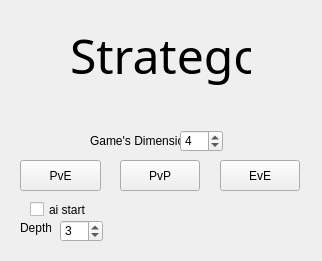
<?xml version="1.0" encoding="UTF-8"?>
<ui version="4.0">
 <class>MainWindow</class>
 <widget class="QMainWindow" name="MainWindow">
  <property name="geometry">
   <rect>
    <x>0</x>
    <y>0</y>
    <width>322</width>
    <height>261</height>
   </rect>
  </property>
  <property name="windowTitle">
   <string>Stratego</string>
  </property>
  <widget class="QWidget" name="centralWidget">
   <widget class="QLabel" name="label">
    <property name="geometry">
     <rect>
      <x>90</x>
      <y>130</y>
      <width>101</width>
      <height>21</height>
     </rect>
    </property>
    <property name="text">
     <string>Game's Dimension:</string>
    </property>
   </widget>
   <widget class="QLabel" name="label_2">
    <property name="geometry">
     <rect>
      <x>70</x>
      <y>10</y>
      <width>181</width>
      <height>91</height>
     </rect>
    </property>
    <property name="font">
     <font>
      <family>Impact</family>
      <pointsize>36</pointsize>
     </font>
    </property>
    <property name="text">
     <string>Stratego</string>
    </property>
   </widget>
   <widget class="QSpinBox" name="spinBox">
    <property name="geometry">
     <rect>
      <x>180</x>
      <y>130</y>
      <width>43</width>
      <height>22</height>
     </rect>
    </property>
    <property name="maximum">
     <number>999</number>
    </property>
    <property name="value">
     <number>4</number>
    </property>
   </widget>
   <widget class="QPushButton" name="pushButton">
    <property name="geometry">
     <rect>
      <x>120</x>
      <y>160</y>
      <width>80</width>
      <height>31</height>
     </rect>
    </property>
    <property name="text">
     <string>PvP</string>
    </property>
   </widget>
   <widget class="QPushButton" name="pushButton_2">
    <property name="geometry">
     <rect>
      <x>20</x>
      <y>160</y>
      <width>81</width>
      <height>31</height>
     </rect>
    </property>
    <property name="text">
     <string>PvE</string>
    </property>
   </widget>
   <widget class="QCheckBox" name="checkBox">
    <property name="geometry">
     <rect>
      <x>30</x>
      <y>200</y>
      <width>72</width>
      <height>19</height>
     </rect>
    </property>
    <property name="text">
     <string>ai start</string>
    </property>
   </widget>
   <widget class="QPushButton" name="pushButton_3">
    <property name="geometry">
     <rect>
      <x>220</x>
      <y>160</y>
      <width>80</width>
      <height>31</height>
     </rect>
    </property>
    <property name="text">
     <string>EvE</string>
    </property>
   </widget>
   <widget class="QSpinBox" name="spinBox_2">
    <property name="geometry">
     <rect>
      <x>60</x>
      <y>220</y>
      <width>43</width>
      <height>22</height>
     </rect>
    </property>
    <property name="value">
     <number>3</number>
    </property>
   </widget>
   <widget class="QLabel" name="label_3">
    <property name="geometry">
     <rect>
      <x>20</x>
      <y>220</y>
      <width>31</width>
      <height>16</height>
     </rect>
    </property>
    <property name="text">
     <string>Depth:</string>
    </property>
   </widget>
  </widget>
 </widget>
 <layoutdefault spacing="6" margin="11"/>
 <resources/>
 <connections/>
</ui>
